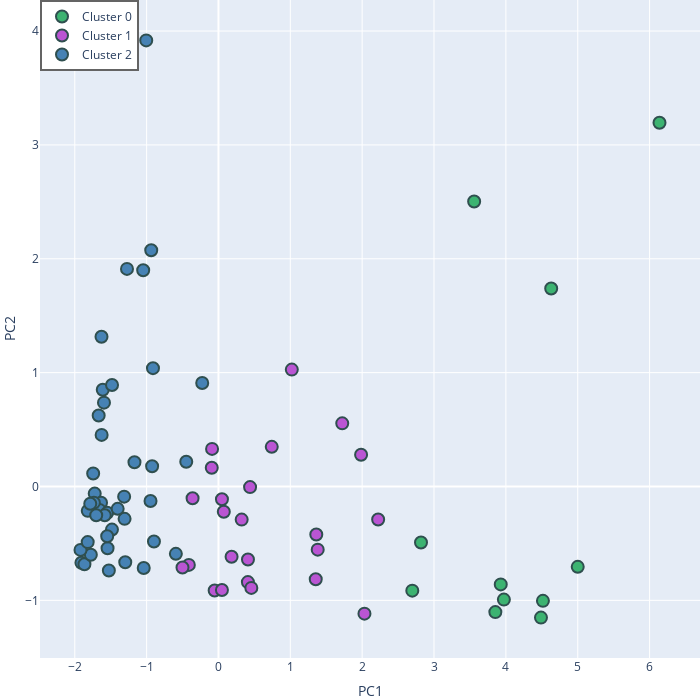

This figure's notebook cell:
### Code cell
cluster_0_for_pca_df = pca_df.loc[pca_df["Cluster"] == 0]
cluster_1_for_pca_df = pca_df.loc[pca_df["Cluster"] == 1]
cluster_2_for_pca_df = pca_df.loc[pca_df["Cluster"] == 2]


pc2_cluster_0 = cluster_0_for_pca_df.PC2
pc2_cluster_1 = cluster_1_for_pca_df.PC2
pc2_cluster_2 = cluster_2_for_pca_df.PC2


pc1_cluster_0 = cluster_0_for_pca_df.PC1
pc1_cluster_1 = cluster_1_for_pca_df.PC1
pc1_cluster_2 = cluster_2_for_pca_df.PC1


fig = go.Figure()


# add cluster 0 
fig.add_trace(go.Scatter(
    x = pc1_cluster_0,
    y = pc2_cluster_0,
    mode = "markers",
    marker = dict(size = 12,
                  line = dict(width = 2, color='DarkSlateGrey'),
                  color = '#3CB371'
                    ),
    name = "Cluster 0",
    )
)


# add cluster 1
fig.add_trace(go.Scatter(
    y = pc2_cluster_1,
    x = pc1_cluster_1,
    mode = "markers",
    marker = dict(size = 12,
                  line = dict(width = 2, color='DarkSlateGrey'),
                  color = '#BA55D3'
                    ),
    name = "Cluster 1"
    )
)
# add cluster 2
fig.add_trace(go.Scatter(
    x = pc1_cluster_2,
    y = pc2_cluster_2,
    mode = "markers",
    marker = dict(size = 12,
                  line = dict(width = 2, color='DarkSlateGrey'),
                  color = '#4682B4'
                    ),
    name = "Cluster 2",
    )
)



fig.update_layout(
    #title = "Most common routes taken",
    autosize = True,
    hovermode = "closest",
    showlegend = True,
    width = 700,
    height = 700,
    margin = dict(l=0, r=0, b=0, t=0),
    legend = dict(bordercolor='rgb(100,100,100)',
                                borderwidth=2,
                                #itemclick='toggleothers',# when you are clicking an item in legend all that are not in the same group are hidden
                                x=0,
                                y=1),
    yaxis_title='PC2',
    xaxis_title='PC1',
)

#plotly.offline.plot(fig, filename=r"./plotly_vis/no_hbf_3_cluster_pca.html")
fig.show()

### Figure 1 — Plotly figure (JSON) as saved in the notebook; plotly's stock layout.template omitted (floating-point values rounded to 4 significant figures)
{"data": [{"marker": {"color": "#3CB371", "line": {"color": "DarkSlateGrey", "width": 2}, "size": 12}, "mode": "markers", "name": "Cluster 0", "type": "scatter", "x": [6.138, 3.972, 3.558, 5.0, 2.819, 4.488, 3.853, 2.698, 4.631, 3.929, 4.516], "y": [3.194, -0.9935, 2.504, -0.7055, -0.4912, -1.151, -1.103, -0.9146, 1.739, -0.8598, -1.004]}, {"marker": {"color": "#BA55D3", "line": {"color": "DarkSlateGrey", "width": 2}, "size": 12}, "mode": "markers", "name": "Cluster 1", "type": "scatter", "x": [1.354, 2.032, 0.04838, 1.381, 2.222, 1.361, 0.4094, 1.021, 0.7415, -0.09346, 1.985, 0.4104, -0.08912, -0.05307, 0.1824, 0.323, -0.4125, 0.4399, 1.722, 0.4574, -0.5008, 0.04831, -0.3604, 0.07408], "y": [-0.8149, -1.117, -0.1115, -0.5544, -0.2893, -0.422, -0.8397, 1.027, 0.3484, 0.1644, 0.2783, -0.6408, 0.3303, -0.9139, -0.6171, -0.2909, -0.6883, -0.005348, 0.5545, -0.8906, -0.7116, -0.9094, -0.1032, -0.2221]}, {"marker": {"color": "#4682B4", "line": {"color": "DarkSlateGrey", "width": 2}, "size": 12}, "mode": "markers", "name": "Cluster 2", "type": "scatter", "x": [-1.907, -1.722, -1.313, -1.593, -1.635, -1.643, -1.005, -1.865, -1.04, -1.656, -1.307, -1.548, -1.776, -0.9457, -1.544, -0.2262, -1.403, -1.169, -0.4484, -1.61, -1.734, -1.481, -1.583, -1.92, -1.628, -1.819, -1.667, -1.626, -1.273, -1.744, -1.482, -1.702, -1.784, -1.82, -0.898, -0.9358, -1.548, -0.5929, -1.297, -1.526, -0.9114, -1.048, -0.9234], "y": [-0.6698, -0.06216, -0.08922, 0.7366, -0.1423, -0.2195, 3.918, -0.6825, -0.7164, -0.2055, -0.2842, -0.2312, -0.5999, -0.1279, -0.5426, 0.9094, -0.1961, 0.213, 0.2173, 0.8491, -0.142, 0.8918, -0.2529, -0.5568, 1.316, -0.2138, 0.6237, 0.4533, 1.911, 0.1136, -0.3784, -0.2519, -0.1521, -0.4883, -0.4836, 2.075, -0.4365, -0.5913, -0.6648, -0.7377, 1.039, 1.9, 0.1785]}], "layout": {"autosize": true, "height": 700, "hovermode": "closest", "legend": {"bordercolor": "rgb(100,100,100)", "borderwidth": 2, "x": 0, "y": 1}, "margin": {"b": 0, "l": 0, "r": 0, "t": 0}, "showlegend": true, "width": 700, "xaxis": {"title": {"text": "PC1"}}, "yaxis": {"title": {"text": "PC2"}}}}
